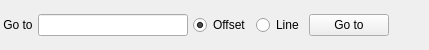
<?xml version="1.0" encoding="UTF-8"?>
<ui version="4.0">
 <class>GotoWidget</class>
 <widget class="QWidget" name="GotoWidget">
  <property name="geometry">
   <rect>
    <x>0</x>
    <y>0</y>
    <width>424</width>
    <height>50</height>
   </rect>
  </property>
  <property name="minimumSize">
   <size>
    <width>0</width>
    <height>45</height>
   </size>
  </property>
  <property name="maximumSize">
   <size>
    <width>16777215</width>
    <height>50</height>
   </size>
  </property>
  <property name="windowTitle">
   <string notr="true"/>
  </property>
  <layout class="QHBoxLayout" name="horizontalLayout" stretch="0,0,0,0,0,0,0">
   <property name="spacing">
    <number>5</number>
   </property>
   <property name="leftMargin">
    <number>3</number>
   </property>
   <property name="topMargin">
    <number>3</number>
   </property>
   <property name="rightMargin">
    <number>3</number>
   </property>
   <property name="bottomMargin">
    <number>3</number>
   </property>
   <item>
    <spacer name="horizontalSpacer">
     <property name="orientation">
      <enum>Qt::Orientation::Horizontal</enum>
     </property>
     <property name="sizeHint" stdset="0">
      <size>
       <width>40</width>
       <height>20</height>
      </size>
     </property>
    </spacer>
   </item>
   <item>
    <widget class="QLabel" name="label">
     <property name="text">
      <string>Go to</string>
     </property>
     <property name="alignment">
      <set>Qt::AlignmentFlag::AlignCenter</set>
     </property>
    </widget>
   </item>
   <item>
    <widget class="QLineEdit" name="lineEdit">
     <property name="minimumSize">
      <size>
       <width>150</width>
       <height>0</height>
      </size>
     </property>
     <property name="maximumSize">
      <size>
       <width>400</width>
       <height>16777215</height>
      </size>
     </property>
     <property name="contextMenuPolicy">
      <enum>Qt::ContextMenuPolicy::NoContextMenu</enum>
     </property>
    </widget>
   </item>
   <item>
    <widget class="QRadioButton" name="rbOffset">
     <property name="text">
      <string>Offset</string>
     </property>
     <property name="checked">
      <bool>true</bool>
     </property>
    </widget>
   </item>
   <item>
    <widget class="QRadioButton" name="rbLine">
     <property name="text">
      <string>Line</string>
     </property>
    </widget>
   </item>
   <item>
    <widget class="QPushButton" name="btnGoto">
     <property name="text">
      <string>Go to</string>
     </property>
     <property name="icon">
      <iconset resource="../../resources.qrc">
       <normaloff>:/com.wingsummer.winghex/images/location.svg</normaloff>:/com.wingsummer.winghex/images/location.svg</iconset>
     </property>
    </widget>
   </item>
   <item>
    <widget class="QPushButton" name="btnClose">
     <property name="toolTip">
      <string>Close</string>
     </property>
     <property name="accessibleName">
      <string>Close</string>
     </property>
     <property name="styleSheet">
      <string notr="true">border:none;</string>
     </property>
     <property name="text">
      <string notr="true"/>
     </property>
     <property name="icon">
      <iconset resource="../../resources.qrc">
       <normaloff>:/com.wingsummer.winghex/images/close-file.svg</normaloff>:/com.wingsummer.winghex/images/close-file.svg</iconset>
     </property>
    </widget>
   </item>
  </layout>
 </widget>
 <resources>
  <include location="../../resources.qrc"/>
 </resources>
 <connections/>
</ui>
